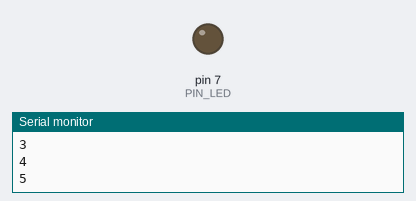
Bench run of a sketch on a simulated Arduino Uno, built with avr-gcc and run on an emulated ATmega328P. Shown: output pins drawn as LEDs (lit = HIGH), the last lines printed to the serial monitor. At 3.1 s the program stops and its outputs stay as they are.

Above: at 1.5 s.
At 2.85 s:
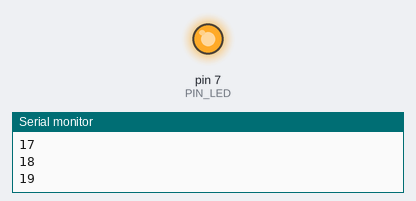
Timing chart, 0 to 4.0 s (numbered marks = the images above):
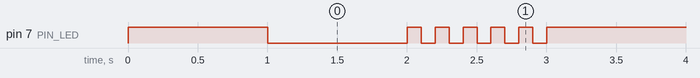

Measured:
- by itself, pin 7 (PIN_LED): repeats every 0.20 s: HIGH 0.10 s, LOW 0.10 s, until it stays HIGH from 3.0 s

The sketch:

05_practice_2.ino
```cpp
#define PIN_LED 7
unsigned int count, toggle;
int toggle_state(unsigned int toggle);

void setup(){
  Serial.begin(115200);
  while(!Serial) {}
  pinMode(PIN_LED, OUTPUT);
  count = toggle = 0;
  digitalWrite(PIN_LED, 1);
  delay(1000);
}

void loop(){
    Serial.println(++count);
    if(count <= 10)
    {
      digitalWrite(PIN_LED, 0);
    }
    if(count > 10 && count <= 21)
    {
      toggle = toggle_state(toggle);
      digitalWrite(PIN_LED, toggle);
    }
    if(count > 21)
    {
      while(1){}
    }
    delay(100);
}

int toggle_state(unsigned int toggle){
  return !toggle;
}
```
